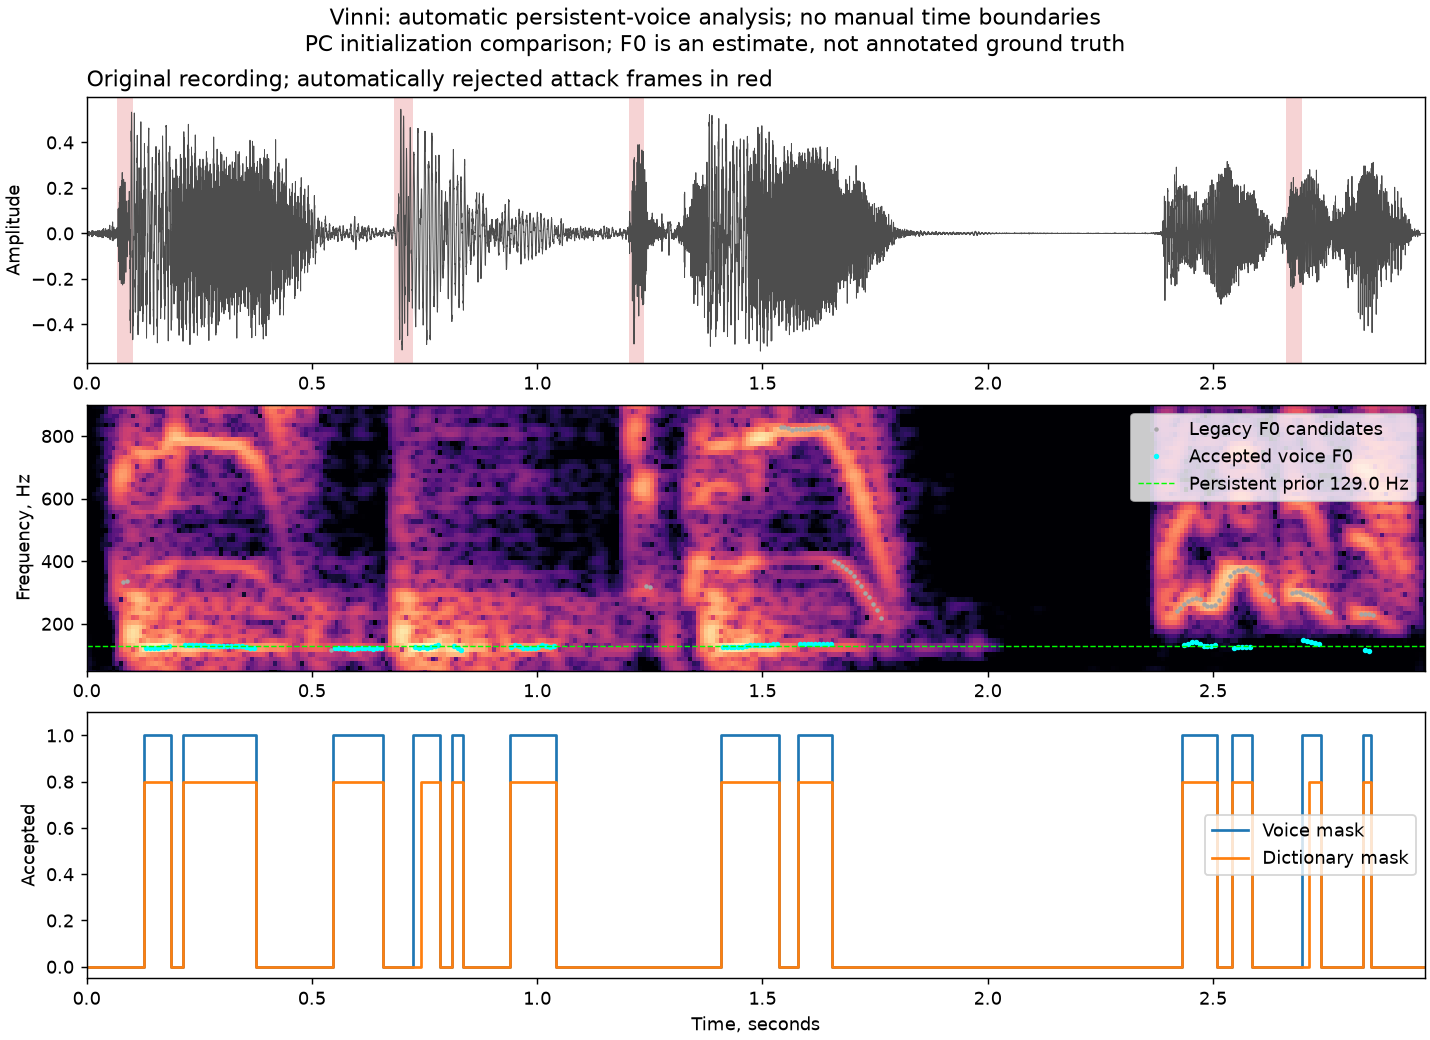

This figure's Python source:
"""Compare equal-seed legacy and voice-priority Vinni initialization.

Full-clip metrics include sound effects. The additional voice-mask STOI uses
the same concatenated accepted blocks for both candidates; joins change the
metric's context, so this diagnostic is not a replacement for full-clip STOI.
"""
import argparse
import hashlib
import importlib.metadata
import json
import os
from pathlib import Path
import sys

import numpy as np
import soundfile as sf
from pystoi import stoi

ROOT = Path(__file__).resolve().parents[5]
CODEC = ROOT/'ATtiny13A/Sound/codec'
sys.path.insert(0,str(CODEC))
sys.path.insert(0,str(ROOT/'tools'))
from auto_encoder import SpectralObjective
from period_wave import encode_model,decode_model,packed_bytes
from refine_period_helpers import matched_audio


def digest(path):
    return hashlib.sha256(path.read_bytes()).hexdigest()


def save(path,value):
    path.write_text(json.dumps(value,indent=2)+'\n',encoding='utf-8',newline='\n')


def main():
    parser=argparse.ArgumentParser(description=__doc__)
    parser.add_argument('--reference',required=True,type=Path)
    parser.add_argument('--output',type=Path,default=ROOT/'build/tiny-speech/vinni/pitch-study')
    parser.add_argument('--starts',type=int,default=8)
    args=parser.parse_args()
    if digest(args.reference)!='749d710e639070750f7b91016672b8030f07fa0494a2275db2eb073b33a99e03':
        raise ValueError('Reference differs from canonical Vinni source')
    args.output.mkdir(parents=True,exist_ok=True)
    reference,sr=sf.read(args.reference)
    objective=SpectralObjective(reference,sr)
    candidates={}
    for mode in ('legacy','voice-priority'):
        model,analysis=encode_model(reference,seed=23065,starts=args.starts,pitch_mode=mode)
        candidates[mode]=(model,analysis,decode_model(model))
        save(args.output/(mode+'-model.json'),model)
    robust=candidates['voice-priority'][1]
    mask=np.repeat(robust['voice_mask'],64)[:len(reference)]
    metrics={}
    for mode,(model,analysis,audio) in candidates.items():
        metrics[mode]=dict(stoi=float(stoi(reference,audio,sr)),**objective.spectrum(audio),
            voice_mask_concatenated_stoi=float(stoi(reference[mask],audio[mask],sr)),
            voice_mask_mse=float(np.mean((reference[mask]-audio[mask])**2)),
            voiced_frames=int(np.count_nonzero(analysis['voice_mask'])),
            book_frames=int(np.count_nonzero(analysis['book_mask'])),
            f0_voiced_percentiles_hz=np.percentile(analysis['f0'][analysis['voice_mask']],[0,25,50,75,100]).tolist(),
            phase_code_frequency_median_hz=float(np.median(np.asarray(model['frames'])[:,0]*sr*32/65536)),
            data_bytes=len(packed_bytes(model)),model_sha256=digest(args.output/(mode+'-model.json')))
    sources=[Path(__file__),ROOT/'tools/refine_period_helpers.py']+[CODEC/name for name in (
        'period_wave.py','speech_pitch.py','auto_encoder.py')]
    report=dict(schema='vinni-voice-priority-comparison-v1',reference_sha256=digest(args.reference),
        sample_rate=sr,samples=len(reference),seed=23065,starts=args.starts,refinement_proposals=0,
        runtime={name:importlib.metadata.version(name) for name in ('numpy','scipy','pystoi','soundfile')},
        source_sha256_normalized_lf={str(p.relative_to(ROOT)).replace('\\','/'):
            hashlib.sha256(p.read_text(encoding='utf-8').encode()).hexdigest() for p in sources},
        metrics=metrics,voice_mask_samples=int(np.count_nonzero(mask)),
        voice_mask_metric_caveat='Identical automatically accepted 64-sample blocks are concatenated for both candidates; artificial joins alter STOI context. This diagnostic is not full-record STOI or independently annotated speech ground truth.',
        interpretation='Persistent voice F0 is protected from isolated resonances. Full-record initialization quality regresses, while the common accepted-voice diagnostic improves. No public firmware or quality promotion follows from these measurements.',
        recording_trimmed=False,transients_discarded=False,
        transient_path='Existing unvoiced colored-noise frames; later residual refinement may fit the full source. No reference samples are read during decoding.',
        avr_assembled=False,hardware_verified=False)
    save(args.output/'pitch-analysis.json',robust['pitch_analysis'])
    save(args.output/'quality.json',report)
    matched_audio(args.output,dict(Original=reference,Legacy=candidates['legacy'][2],
                                 VoicePriority=candidates['voice-priority'][2]),objective,
                  ('Original','Legacy','Original','VoicePriority'))
    os.environ.setdefault('MPLCONFIGDIR',str(ROOT/'build/matplotlib-config'))
    import matplotlib
    matplotlib.use('Agg')
    import matplotlib.pyplot as plt
    from scipy.signal import stft
    fig,axes=plt.subplots(3,1,figsize=(11,8),layout='constrained')
    axes[0].plot(np.arange(len(reference))/sr,reference,linewidth=.55,color='0.3')
    centres=robust['centres']/sr
    pitch=robust['pitch_analysis']
    for i in np.flatnonzero(pitch['attack_frames']):
        axes[0].axvspan(i*64/sr,(i+1)*64/sr,color='tab:red',alpha=.2,linewidth=0)
    axes[0].set_ylabel('Amplitude');axes[0].set_title('Original recording; automatically rejected attack frames in red',loc='left')
    frequencies,times,spectrum=stft(reference,fs=sr,nperseg=512,noverlap=448)
    db=20*np.log10(np.maximum(abs(spectrum)/np.max(abs(spectrum)),1e-4))
    axes[1].pcolormesh(times,frequencies,db,shading='auto',cmap='magma',vmin=-65,vmax=0)
    axes[1].plot(centres,np.where(np.asarray(pitch['raw_f0_hz'])>0,pitch['raw_f0_hz'],np.nan),'.',
                 color='0.65',markersize=3,label='Legacy F0 candidates')
    axes[1].plot(centres,np.where(robust['voice_mask'],robust['f0'],np.nan),'.',
                 color='cyan',markersize=4,label='Accepted voice F0')
    axes[1].axhline(pitch['prior_hz'],color='lime',linestyle='--',linewidth=.8,label=f"Persistent prior {pitch['prior_hz']:.1f} Hz")
    axes[1].set_ylim(50,900);axes[1].set_ylabel('Frequency, Hz');axes[1].legend(loc='upper right')
    axes[2].step(centres,robust['voice_mask'].astype(int),where='mid',label='Voice mask')
    axes[2].step(centres,robust['book_mask'].astype(int)*.8,where='mid',label='Dictionary mask')
    axes[2].set_ylabel('Accepted');axes[2].set_xlabel('Time, seconds');axes[2].set_ylim(-.05,1.1);axes[2].legend()
    for axis in axes:axis.set_xlim(0,len(reference)/sr)
    fig.suptitle('Vinni: automatic persistent-voice analysis; no manual time boundaries\nPC initialization comparison; F0 is an estimate, not annotated ground truth')
    fig.savefig(args.output/'f0-comparison.png',dpi=130);plt.close(fig)
    print(json.dumps(dict(metrics=metrics,prior_hz=pitch['prior_hz'],
                         prior_runs=[run for run in pitch['prior_runs'] if run['accepted']]),indent=2))


if __name__=='__main__':main()
